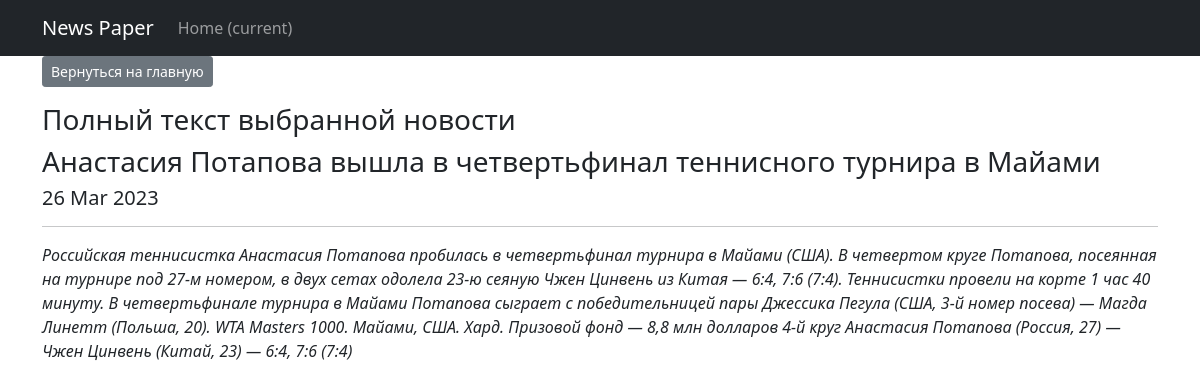
Page /posts/3 on the committed database.
### news/models.py (models this page shows, shortened)
class Post(models.Model):
    objects = None
    list_type = [(news, 'Новости'), (article, 'Статья')]
    author = models.ForeignKey(Author, on_delete=models.CASCADE)
    post_type = models.CharField(max_length=2, choices=list_type)
    time_create = models.DateTimeField(auto_now_add=True)
    category = models.ManyToManyField(Category, through='PostCategory')
    title = models.CharField(max_length=250)
    text_post = models.TextField()
    rating = models.FloatField(default=0.0)

### news/views.py (the view)
# urls.py: path('<int:pk>', PostDetail.as_view(), name='new'),
class PostDetail(DetailView):
    model = Post
    template_name = 'post.html'
    context_object_name = 'post'

### news/templatetags/custom_filters.py (called while the page is built)
@register.filter
@stringfilter
def censor(value):
    for i in range(len(bad_words)):
        num_index = value.lower().find(bad_words[i])
        if num_index > 0:
            value = value.replace(bad_words[i][1:], "*" * (len(bad_words[i]) - 1))
    return value

### news/templates/post.html (shortened to what this page needs)
{% extends 'flatpages/default.html' %}
{% load custom_filters %}
{% block content %}
   <p class="text-left"><a href="."  class="btn btn-secondary btn-sm">Вернуться на главную</a></p>
{% if post.post_type == 'at' %}
 <h3>Полный текст выбранной статьи</h3>
{% elif post.post_type == 'ns'%}
 <h3>Полный текст выбранной новости</h3>
{% endif %}
<h3>{{ post.title }} </h3>
<h5>{{ post.time_create|date:'d M Y' }}</h5>
<hr>
<i>{{ post.text_post|censor }}</i>
{% endblock content %}

### rows in the picture
Post: title "Анастасия Потапова вышла в четвертьфинал теннисного турнира в Майами", time_create "26 Mar 2023", text_post|censor "Российская теннисистка Анастасия Потапова пробилась в четвертьфинал турнира в Майами (США). В четвертом круге Потапова, посеянная на турнире под 27‑м номером, в двух сетах одолела 23‑ю сеяную Чжен Цинвень из Китая — 6:4, 7:6 (7:4). Теннисистки провели на корте 1 час 40 минуту. В четвертьфинале турнира в Майами Потапова сыграет с победительницей пары Джессика Пегула (США, 3‑й номер посева) — Магда Линетт (Польша, 20). WТА Masters 1000. Майами, США. Хард. Призовой фонд — 8,8 млн долларов 4‑й круг Анастасия Потапова (Россия, 27) — Чжен Цинвень (Китай, 23) — 6:4, 7:6 (7:4)"
